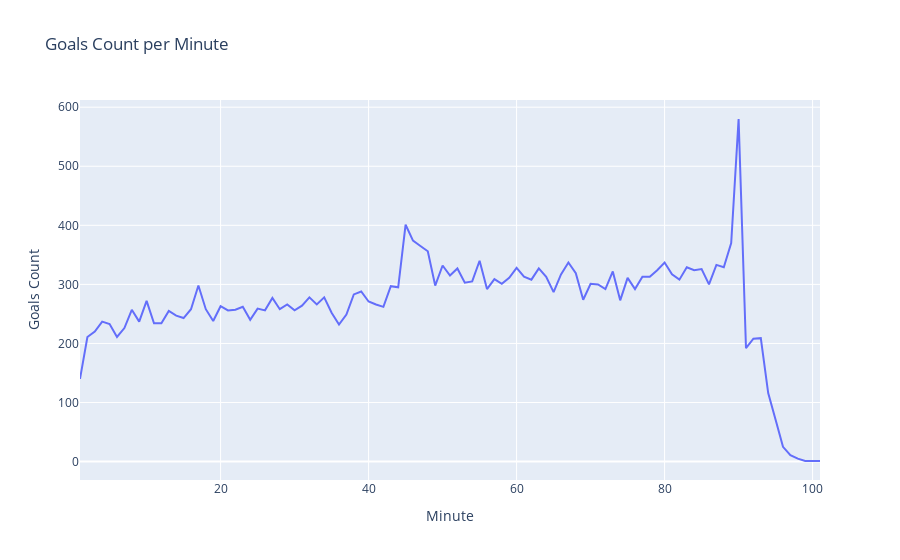

Notebook source saved alongside this figure:
### Code cell
goals_per_minute_figure = px.line(x=df_goals_per_minute['minute'].value_counts().sort_index().index, 
                                  y=df_goals_per_minute['minute'].value_counts().sort_index().values,
                                  labels={'x': 'Minute', 'y': 'Goals Count'},
                                  title='Goals Count per Minute')
                                  
# goals_per_minute_figure.update_layout({
#                                     'plot_bgcolor': 'rgba(0, 0, 0, 0)',
#                                     'paper_bgcolor': 'rgba(0, 0, 0, 0)',
#                                     })
goals_per_minute_figure.show()

### Figure 1 — Plotly figure (JSON) as saved in the notebook; plotly's stock layout.template omitted (floating-point values rounded to 4 significant figures)
{"data": [{"hovertemplate": "Minute=%{x}<br>Goals Count=%{y}<extra></extra>", "legendgroup": "", "line": {"color": "#636efa", "dash": "solid"}, "marker": {"symbol": "circle"}, "mode": "lines", "name": "", "orientation": "v", "showlegend": false, "type": "scatter", "x": [1, 2, 3, 4, 5, 6, 7, 8, 9, 10, 11, 12, 13, 14, 15, 16, 17, 18, 19, 20, 21, 22, 23, 24, 25, 26, 27, 28, 29, 30, 31, 32, 33, 34, 35, 36, 37, 38, 39, 40, 41, 42, 43, 44, 45, 46, 47, 48, 49, 50, 51, 52, 53, 54, 55, 56, 57, 58, 59, 60, 61, 62, 63, 64, 65, 66, 67, 68, 69, 70, 71, 72, 73, 74, 75, 76, 77, 78, 79, 80, 81, 82, 83, 84, 85, 86, 87, 88, 89, 90, 91, 92, 93, 94, 95, 96, 97, 98, 99, 101], "xaxis": "x", "y": [140, 211, 220, 237, 233, 211, 226, 257, 237, 272, 234, 234, 255, 247, 243, 258, 298, 258, 238, 263, 256, 257, 262, 240, 259, 256, 277, 258, 266, 256, 264, 278, 266, 278, 252, 232, 249, 283, 288, 271, 266, 262, 297, 295, 401, 374, 365, 356, 298, 332, 315, 327, 303, 305, 340, 292, 309, 301, 311, 328, 313, 308, 327, 313, 287, 317, 337, 319, 274, 301, 300, 292, 322, 273, 311, 292, 313, 313, 324, 337, 317, 308, 329, 324, 326, 300, 333, 329, 370, 580, 192, 208, 209, 116, 71, 25, 11, 5, 1, 1], "yaxis": "y"}], "layout": {"legend": {"tracegroupgap": 0}, "title": {"text": "Goals Count per Minute"}, "xaxis": {"anchor": "y", "domain": [0, 1], "title": {"text": "Minute"}}, "yaxis": {"anchor": "x", "domain": [0, 1], "title": {"text": "Goals Count"}}}}
